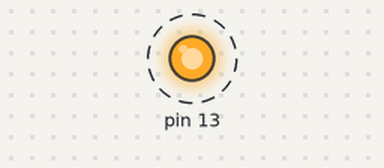
A sketch run on a simulated Arduino Uno, built for the host (arithmetic inside an expression is 32-bit, double 64-bit). On the bench: output pins drawn as LEDs (lit = HIGH). Dashed ring = blinking. What the sketch prints to the serial monitor is not drawn.

Above: at 0.2 s.
Timing chart, 0 to 3.1 s (numbered marks = the images above):
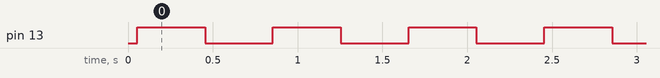

The sketch:

sketch_asm.ino
```cpp
#include "testasm.h"

void setup() {
  // put your setup code here, to run once
  Serial.begin(9600);
  Serial.print("The sum of 3 and 4 is: ");
  Serial.println(testasm(3, 4));

  Serial.print("The sum of 251 and 251 is: ");
  Serial.println(testasm(251, 251));

  Serial.print("The sum of 254 and 251 is: ");
  Serial.println(testasm(254, 251));

  Serial.print("The sum of 255 and 255 is: ");
  Serial.println(testasm(255, 255));

  pinMode (13, OUTPUT);
}

void loop() {
  // put your main code here, to run repeatedly:
  digitalWrite (13, HIGH);
  delay(400);
  digitalWrite (13, LOW);
  delay(400);
}
```

testasm.cpp
```cpp
#include "testasm.h"

/* the attribute "used" tells the compiler to not inline this function */
__attribute__((used))
unsigned int testasm(unsigned char a, unsigned char b) {
  unsigned int out;

  asm volatile (R"(

   rjmp start_of_assembly

   .data
   ; any data values/static storage can go here

   .text

start_of_assembly:
   ; Your assembly language program goes here
   ;
   ; For this example, your program must not modify any registers other than
   ; r24 and r25. In other words, save and restore all the registers that
   ; are modified by your code.

   ; Tell the compiler to move the arguments a, b into registers
   ; r24, r25 respectively
   ;
   mov r24,%1
   mov r25,%2
   ;
   ;  --- YOUR CODE GOES HERE ---
   ;       r24 = a, r25 = b
   ;
   add r24,r25 ;r24 ← r24 + r25
   brcs OVERFLOW ;if overflow, set the upper bits to 1
   ldi r25, 0 ;if no carry, set r25 to 0
   rjmp end_of_assembly
   OVERFLOW: ldi r25,1  ; r25 is carry bit
   rjmp end_of_assembly
   ;
   ;  --- YOUR CODE ENDS ---
   ;      The result must be in the register pair r25:r24
   ;      You can also rjmp to the label end_of_assembly if you need to.
   ;
end_of_assembly:
   ; -- move r25:r24 to the 16-bit word in variable out
   movw %0,r24

)" : "=w" (out)  /* out is %0, and a 16-bit variable that is modified
		    by the assembly language */
   : "r" (a), "r" (b)  /* a is %1, b is %2, both are register-sized
			  variables */
   : "r25", "r24");   /* r24, r25 are modified by this assembly
			 language fragment */

  return out;
}
```

testasm.h
```cpp
unsigned int testasm (unsigned char, unsigned char);
```

Measured:
- by itself, pin 13: alternates HIGH for 0.40 s and LOW for 0.40 s
